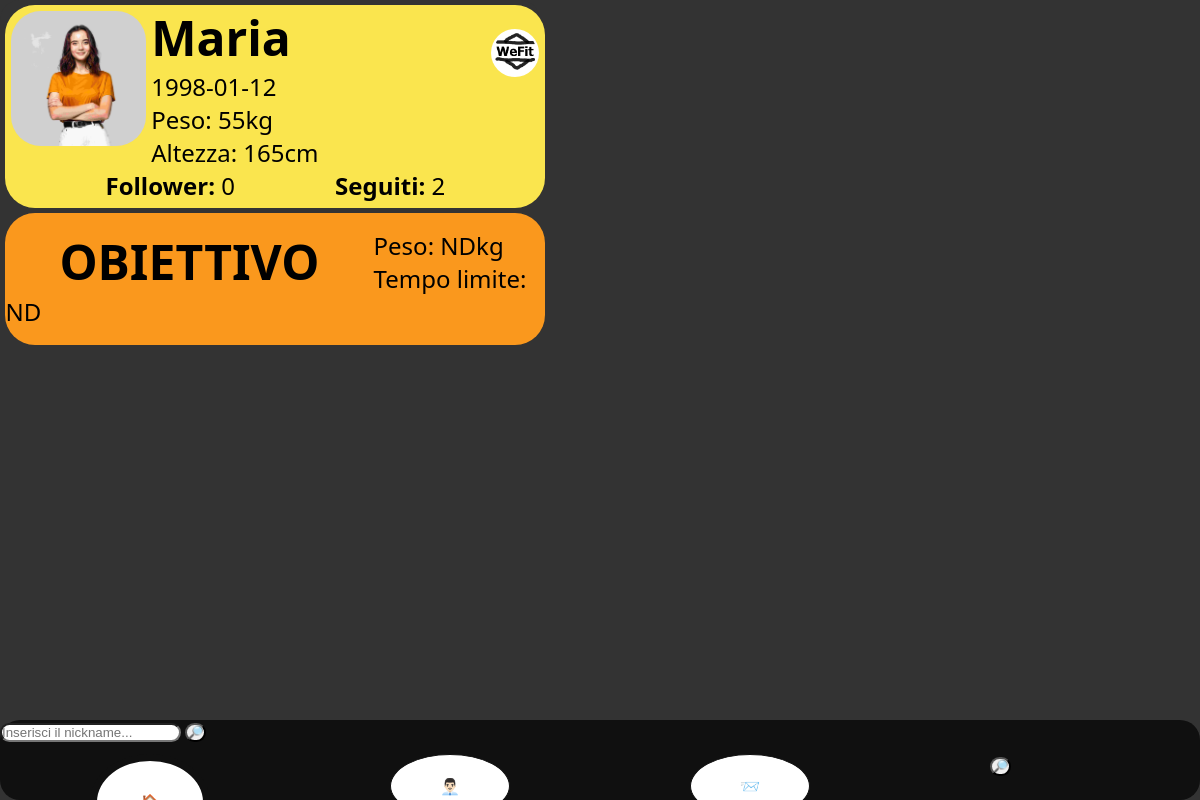
The page /profile-redirector.php (signed in) on the database its author committed.
### tables this page shows
CREATE TABLE `users` (
  `Username` varchar(20) NOT NULL,
  `Email` varchar(40) NOT NULL,
  `Password` varchar(20) NOT NULL,
  `Birthday` date NOT NULL,
  `Height` float NOT NULL,
  `Weight` float NOT NULL,
  `Photo` varchar(100) NOT NULL,
  `WeightTarget` float DEFAULT NULL,
  `Time` time DEFAULT NULL
);

### profile-redirector.php (called while the page is built, shortened)
<?php
require_once 'bootstrap.php';
$templateParams["titolo"] = "WeFit - Profilo Personale";
$templateParams["nome"] = "profile.php";
$templateParams["css"] = array("dark-background", "navbar", "post", "profile");
$templateParams["js"] = array("https://unpkg.com/axios/dist/axios.min.js","js/search.js","js/post.js");
$templateParams["profile"] = array("username" => $_SESSION["username"]);
$templateParams["profile"] = array_merge($templateParams["profile"], array("birthday" => $dbh->getUserInfo($_SESSION["username"])[0]["Birthday"]));
$templateParams["profile"] = array_merge($templateParams["profile"], array("weight" => $dbh->getUserInfo($_SESSION["username"])[0]["Weight"]));
$templateParams["profile"] = array_merge($templateParams["profile"], array("height" => $dbh->getUserInfo($_SESSION["username"])[0]["Height"]));
$templateParams["profile"] = array_merge($templateParams["profile"], array("numFollower" => count($dbh->getFollowers($_SESSION["username"]))));
$templateParams["profile"] = array_merge($templateParams["profile"], array("numFollowed" => count($dbh->getFollowed($_SESSION["username"]))));
$tmp = array("weightTarget" => $dbh->getUserInfo($_SESSION["username"])[0]["WeightTarget"]);
if ($tmp["weightTarget"] === null) {
    $templateParams["profile"] = array_merge($templateParams["profile"], array("weightTarget" => "ND"));
    $templateParams["profile"] = array_merge($templateParams["profile"], array("time" => "ND"));
} else {
    $templateParams["profile"] = array_merge($templateParams["profile"], $tmp);
    $templateParams["profile"] = array_merge($templateParams["profile"], array("time" => $dbh->getUserInfo($_SESSION["username"])[0]["Time"]));
}
$templateParams["profile"] = array_merge($templateParams["profile"], array("profilePic" => $dbh->getUserInfo($_SESSION["username"])[0]["Photo"]));
$navbarVisible = true;
$isPersonalP = true;
require 'template/base.php';
?>

### db/database.php (called while the page is built, shortened)
<?php
    class DatabaseHelper{
        private $db;
        public function __construct($servername, $username, $password, $dbname){
            $this->db = new mysqli($servername, $username, $password, $dbname);
        }
		public function getUserInfo($username) {
			$query = "SELECT * FROM users WHERE Username = ?";
			$stmt = $this->db->prepare($query);
			$stmt->bind_param('s',$username);
			$stmt->execute();
			$result = $stmt->get_result();
			return $result->fetch_all(MYSQLI_ASSOC);
		}
		public function getFollowed($follower) {
			$query = "SELECT User2 FROM `followed` WHERE `User1`=?";
			$stmt = $this->db->prepare($query);
			$stmt->bind_param('s', $follower);
			$stmt->execute();
			$result = $stmt->get_result();
			return $result->fetch_all(MYSQLI_ASSOC);
		}
		public function getFollowers($follower) {
			$query = "SELECT User2 FROM `followers` WHERE `User1`=?";
			$stmt = $this->db->prepare($query);
			$stmt->bind_param('s', $follower);
			$stmt->execute();
			$result = $stmt->get_result();
			return $result->fetch_all(MYSQLI_ASSOC);
		}
    }
?>

### bootstrap.php (called while the page is built, shortened)
<?php
require_once("db/database.php");
$dbh = new DatabaseHelper("localhost", "root", "", "wefitdb", 3306);
?>

### template/profile.php (the view, shortened to what this page needs)
<div id="badgeContainer">
	<header id="badge">
		<img src="./upload/<?php echo $templateParams["profile"]["profilePic"]?>" alt="profile picture"/>
		<div id="dati">
			<h1><?php echo $templateParams["profile"]["username"];?></h1>
			<p><?php echo $templateParams["profile"]["birthday"];?></p>
			<p>Peso: <?php echo $templateParams["profile"]["weight"];?>kg</p>
			<p>Altezza: <?php echo $templateParams["profile"]["height"];?>cm</p>
		</div>
		<?php if(isset($isPersonalP) && $isPersonalP == true): ?>
			<a href="settings-redirector.php"><img src="./upload/WeFitLogo.png" alt="impostazioni del profilo"></a>
		<?php elseif(isset($isPersonalP) && $isPersonalP == false && !$templateParams["profile"]["friend"]): ?>
			<a id="btnFollow" href="#" onclick="follow();">➕</a>
		<?php else: ?>
			<a id="btnFollow" href="#" onclick="unfollow();">✔</a>
		<?php endif; ?>
		<div id="link">
			<a href="follower-redirector.php">Follower: <label><?php echo $templateParams["profile"]["numFollower"];?></label></a>
			<a href="#">Seguiti: <label><?php echo $templateParams["profile"]["numFollowed"];?></label></a>
		</div>
	</header>
	<section id="obiettivo">
		<h1>Obiettivo</h1>
		<p>Peso: <?php echo $templateParams["profile"]["weightTarget"];?>kg</p>
		<p>Tempo limite: <?php echo $templateParams["profile"]["time"];?></p>
	</section>
</div>

### template/base.php (shortened to what this page needs)
<!DOCTYPE html>
<html lang="it">
    <head>
        <?php
		if(isset($templateParams["css"])):
			foreach($templateParams["css"] as $style):
		?>
			<link rel="stylesheet" type="text/css" href="./css/<?php echo $style; ?>.css"/>
		<?php
			endforeach;
		endif;
		?>
    </head>
    <body>
        <main>
            <?php
                if(isset($templateParams["nome"])) {
                    require($templateParams["nome"]);
                }
            ?>
        </main>
		<?php
			if(isset($navbarVisible) && $navbarVisible):
		?>
		<nav>
			<form id="search-bar">
				<input type="text" id="searchedTxt" placeholder="Inserisci il nickname..."></input>
				<button type="submit" class="btn" onCLick="startSearch()">🔎</button>
			</form>
			<ul>
				<li><a href="home-redirector.php" id="nav-selected">🏠</a></li>
				<li><a href="profile-redirector.php">👨🏻‍💼</a></li>
				<li><a href="notifications-redirector.php">📨</a></li>
				<li><input type="button" onCLick="openSearch()" value="🔎"></input></li>
			</ul>
		</nav>
		<?php endif; ?>
    </body>
</html>

### css/dark-background.css (style rules this page uses)
* { margin: 0; padding: 0; border-radius: 20px; }
body { background-color: #333333; font-family: 'Segoe UI', Tahoma, Geneva, Verdana, sans-serif; }

### css/navbar.css (style rules this page uses)
nav { width: 100%; height: 10%; background-color: #101010; position: fixed; bottom: 0; }
nav ul { list-style-type: none; margin: 0; padding: 0; overflow: hidden; }
nav ul li { float: left; margin: 1% 7.5%; width: 10%; }
nav ul li a { margin: 0; text-decoration: none; background-color: white; text-align: center; display: block; padding: 20px 10px; color: black; border: 1px solid #101010; border-radius: 100%; }
#nav-selected { padding: 30px; border: 7px solid #101010; }

### css/profile.css (style rules this page uses)
#badge > a { position: absolute; left: 90%; min-width: 20px; width: 8%; padding: 1%; }
#badge > a img { background-color: white; border-radius: 100px; padding: 5%; margin: 0; width: 100%; }
#badgeContainer { top: 0; background-color: #333333; position: fixed; }
#badge { background-color: #FAE54E; border-radius: 30px; padding-bottom: 1%; }
#badge img { margin: 1%; border-radius: 30px; float: left; }
#badge a { text-decoration: none; color: black; font-weight: bold; }
#badge a label { font-weight: normal; }
#dati { float: left; width: 65%; }
#link { display: block; clear: both; display: flex; align-items: center; justify-content: space-evenly; }
#obiettivo { background-color: #FA981D; border-radius: 30px; }
#obiettivo h1 { text-transform: uppercase; float: left; font-weight: bold; font-size: 300%; }
@media (orientation: landscape) { #badge > a { top: 3%; } }
@media (orientation: landscape) { #badgeContainer { width: 45%; height: 100vh; float: left; } }
@media (orientation: landscape) { #badge { font-size: 18pt; width: 100%; margin: 1%; } }
@media (orientation: landscape) { #badge img { width: 25%; } }
@media (orientation: landscape) { #obiettivo { margin: 1%; padding: 3% 0%; width: 100%; } }
@media (orientation: landscape) { #obiettivo h1 { padding: 0% 10%; } }
@media (orientation: landscape) { #obiettivo p { font-size: 150%; } }

### rows shown on the page
users: Photo (picture), Username "Maria", Birthday "1998-01-12", Weight "55", Height "165"

### other values the page prints
$templateParams["profile"]["numFollower"] "0"
$templateParams["profile"]["numFollowed"] "2"
$templateParams["profile"]["weightTarget"] "ND"
$templateParams["profile"]["time"] "ND"
